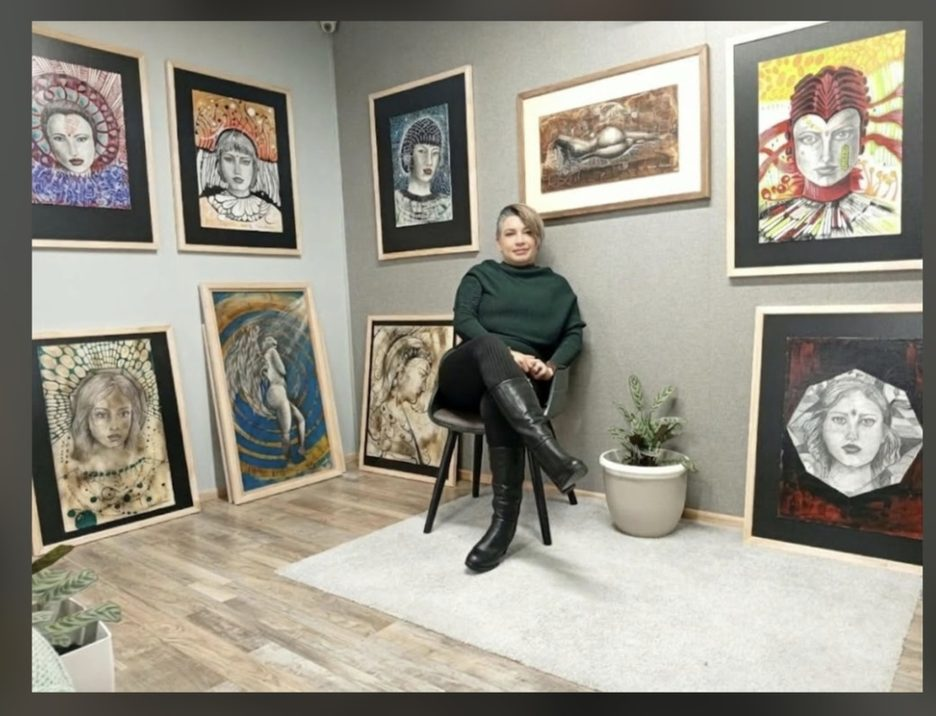
#> input picture assets/img/nohemi-galeria-preview.jpg, 936 x 716 px
$ python enhance_artist_photo.py
#> lines starting #> are read from the running program, lines starting #| are printed output that depends on the picture
#!/usr/bin/env python3
"""Conservative 2x reproduction of artist-in-gallery portrait (non-generative)."""
from __future__ import annotations
import hashlib
from pathlib import Path
from PIL import Image, ImageEnhance, ImageFilter, ImageOps

ROOT = Path(__file__).resolve().parents[1]
SOURCE = ROOT / "assets/img/nohemi-galeria-preview.jpg"
TARGET = ROOT / "assets/img/nohemi-galeria-mejorada-2x.webp"
SOURCE_SHA256 = "526856530c09fd22e15695e84dbaf8d35e295b3d8ee128cc1edae8c8714e80c8"

def main() -> None:
    source_bytes = SOURCE.read_bytes()
    digest = hashlib.sha256(source_bytes).hexdigest()
    if digest != SOURCE_SHA256:
        raise ValueError("Source portrait changed; inspect before processing")
    with Image.open(SOURCE) as original:
#> original is the input picture: PIL image 936x716 RGB; mean R, G, B 151.4, 147.4, 135.3
        original = ImageOps.exif_transpose(original).convert("RGB")
        if original.size != (936, 716):
            raise ValueError(f"Unexpected portrait dimensions: {original.size}")
        # Remove the dark document border, not the pictures or artist.
        photo = original.crop((31, 20, 923, 696))
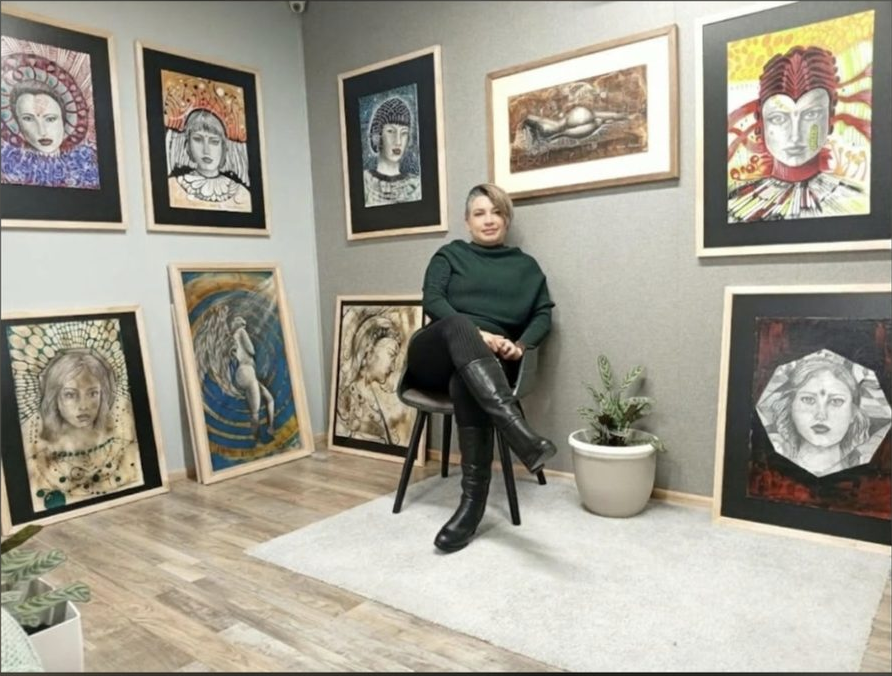
#> photo: PIL image 892x676 RGB; mean R, G, B 161, 156.6, 143.8
        photo = ImageEnhance.Color(photo).enhance(1.035)
        photo = ImageEnhance.Contrast(photo).enhance(1.025)
        photo = photo.resize((1784, 1352), Image.Resampling.LANCZOS)
#> photo: PIL image 1784x1352 RGB
        photo = photo.filter(ImageFilter.UnsharpMask(radius=1.2, percent=62, threshold=3))
        TARGET.parent.mkdir(parents=True, exist_ok=True)
        photo.save(TARGET, "WEBP", quality=83, method=6)
    with Image.open(TARGET) as test:
        if test.size != (1784, 1352):
            raise ValueError("Incorrect enhanced image dimensions")
    print(f"Created {TARGET} ({TARGET.stat().st_size} bytes)")

if __name__ == "__main__":
    main()
